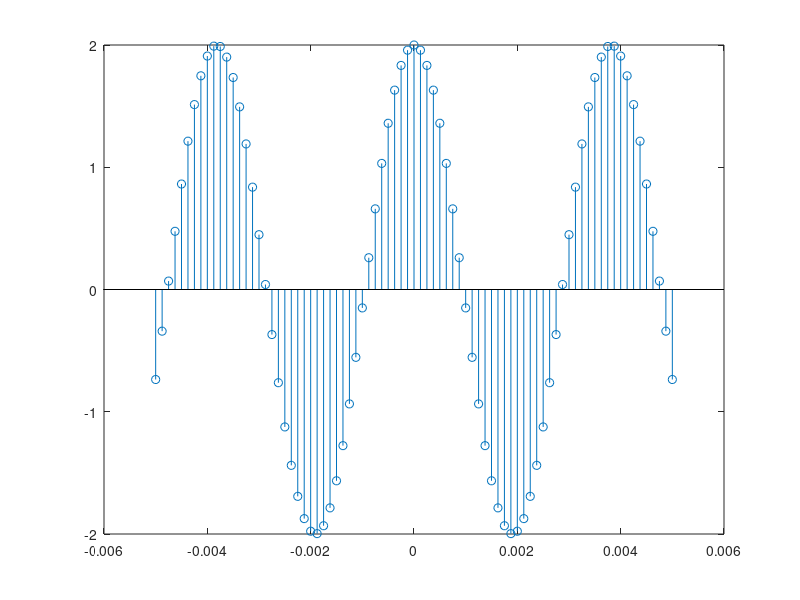

Write the MATLAB code that produced this figure.
f0 = 262;
A = 2;
phi = pi/2;
fsampling = 8000;
tsampling = 1/fsampling;
t = -0.005:tsampling:0.005;

xt = A*sin(2*pi*f0*t + phi)
stem(t, xt)